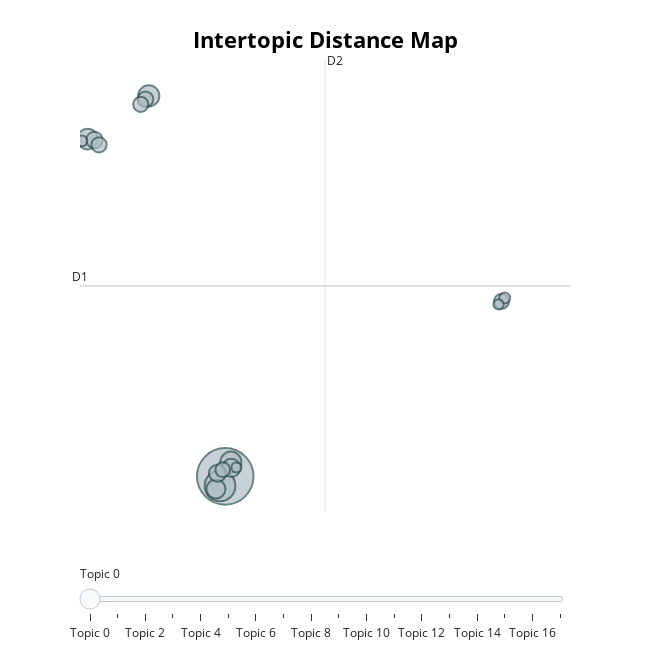

This figure's notebook cell:
### Code cell
topic_model.visualize_topics(custom_labels=True)

### Figure 1 — Plotly figure (JSON) as saved in the notebook; plotly's stock layout.template omitted (floating-point values rounded to 4 significant figures)
{"data": [{"customdata": [[0, "cancer | cell | cells", 981], [1, "viral | virus | vaccine", 289], [2, "disease | brain | dementia", 138], [3, "heart | cardiac | patients", 136], [4, "social | political | health", 130], [5, "antibiotics | resistance | antibiotic", 111], [6, "bone | tissue | pain", 102], [7, "gut | microbiota | intestinal", 90], [8, "food | sustainable | protein", 83], [9, "brain | neural | disorders", 75], [10, "plant | plants | crop", 71], [11, "brain | stimulation | epilepsy", 70], [12, "diabetes | insulin | glucose", 68], [13, "synthesis | chiral | molecules", 67], [14, "liver | disease | metabolic", 37], [15, "data | health | privacy", 36], [16, "obesity | health | weight", 33], [17, "eye | retinal | retina", 31]], "hovertemplate": "<b>Topic %{customdata[0]}</b><br>%{customdata[1]}<br>Size: %{customdata[2]}", "legendgroup": "", "marker": {"color": "#B0BEC5", "line": {"color": "DarkSlateGrey", "width": 2}, "size": [981, 289, 138, 136, 130, 111, 102, 90, 83, 75, 71, 70, 68, 67, 37, 36, 33, 31], "sizemode": "area", "sizeref": 0.6131, "symbol": "circle"}, "mode": "markers", "name": "", "orientation": "v", "showlegend": false, "type": "scatter", "x": [10.56, 10.2, 5.38, 10.93, 1.239, 9.927, 10.97, 10.03, 1.703, 5.158, 2.013, 4.838, 29.25, 10.39, 29.47, 0.8546, 29.06, 11.31], "xaxis": "x", "y": [-9.109, -9.728, 15.46, -8.192, 12.67, -9.923, -8.564, -8.91, 12.62, 15.24, 12.31, 14.92, 2.189, -8.681, 2.409, 12.56, 1.999, -8.533], "yaxis": "y"}], "layout": {"annotations": [{"showarrow": false, "text": "D1", "x": 0.7264, "y": 3.184, "yshift": 10}, {"showarrow": false, "text": "D2", "x": 17.31, "xshift": 10, "y": 17.78}], "height": 650, "hoverlabel": {"bgcolor": "white", "font": {"family": "Rockwell", "size": 16}}, "legend": {"itemsizing": "constant", "tracegroupgap": 0}, "margin": {"t": 60}, "shapes": [{"line": {"color": "#CFD8DC", "width": 2}, "type": "line", "x0": 17.31, "x1": 17.31, "y0": -11.41, "y1": 17.78}, {"line": {"color": "#9E9E9E", "width": 2}, "type": "line", "x0": 0.7264, "x1": 33.89, "y0": 3.184, "y1": 3.184}], "sliders": [{"active": 0, "pad": {"t": 50}, "steps": [{"args": [{"marker.color": [["red", "#B0BEC5", "#B0BEC5", "#B0BEC5", "#B0BEC5", "#B0BEC5", "#B0BEC5", "#B0BEC5", "#B0BEC5", "#B0BEC5", "#B0BEC5", "#B0BEC5", "#B0BEC5", "#B0BEC5", "#B0BEC5", "#B0BEC5", "#B0BEC5", "#B0BEC5"]]}], "label": "Topic 0", "method": "update"}, {"args": [{"marker.color": [["#B0BEC5", "red", "#B0BEC5", "#B0BEC5", "#B0BEC5", "#B0BEC5", "#B0BEC5", "#B0BEC5", "#B0BEC5", "#B0BEC5", "#B0BEC5", "#B0BEC5", "#B0BEC5", "#B0BEC5", "#B0BEC5", "#B0BEC5", "#B0BEC5", "#B0BEC5"]]}], "label": "Topic 1", "method": "update"}, {"args": [{"marker.color": [["#B0BEC5", "#B0BEC5", "red", "#B0BEC5", "#B0BEC5", "#B0BEC5", "#B0BEC5", "#B0BEC5", "#B0BEC5", "#B0BEC5", "#B0BEC5", "#B0BEC5", "#B0BEC5", "#B0BEC5", "#B0BEC5", "#B0BEC5", "#B0BEC5", "#B0BEC5"]]}], "label": "Topic 2", "method": "update"}, {"args": [{"marker.color": [["#B0BEC5", "#B0BEC5", "#B0BEC5", "red", "#B0BEC5", "#B0BEC5", "#B0BEC5", "#B0BEC5", "#B0BEC5", "#B0BEC5", "#B0BEC5", "#B0BEC5", "#B0BEC5", "#B0BEC5", "#B0BEC5", "#B0BEC5", "#B0BEC5", "#B0BEC5"]]}], "label": "Topic 3", "method": "update"}, {"args": [{"marker.color": [["#B0BEC5", "#B0BEC5", "#B0BEC5", "#B0BEC5", "red", "#B0BEC5", "#B0BEC5", "#B0BEC5", "#B0BEC5", "#B0BEC5", "#B0BEC5", "#B0BEC5", "#B0BEC5", "#B0BEC5", "#B0BEC5", "#B0BEC5", "#B0BEC5", "#B0BEC5"]]}], "label": "Topic 4", "method": "update"}, {"args": [{"marker.color": [["#B0BEC5", "#B0BEC5", "#B0BEC5", "#B0BEC5", "#B0BEC5", "red", "#B0BEC5", "#B0BEC5", "#B0BEC5", "#B0BEC5", "#B0BEC5", "#B0BEC5", "#B0BEC5", "#B0BEC5", "#B0BEC5", "#B0BEC5", "#B0BEC5", "#B0BEC5"]]}], "label": "Topic 5", "method": "update"}, {"args": [{"marker.color": [["#B0BEC5", "#B0BEC5", "#B0BEC5", "#B0BEC5", "#B0BEC5", "#B0BEC5", "red", "#B0BEC5", "#B0BEC5", "#B0BEC5", "#B0BEC5", "#B0BEC5", "#B0BEC5", "#B0BEC5", "#B0BEC5", "#B0BEC5", "#B0BEC5", "#B0BEC5"]]}], "label": "Topic 6", "method": "update"}, {"args": [{"marker.color": [["#B0BEC5", "#B0BEC5", "#B0BEC5", "#B0BEC5", "#B0BEC5", "#B0BEC5", "#B0BEC5", "red", "#B0BEC5", "#B0BEC5", "#B0BEC5", "#B0BEC5", "#B0BEC5", "#B0BEC5", "#B0BEC5", "#B0BEC5", "#B0BEC5", "#B0BEC5"]]}], "label": "Topic 7", "method": "update"}, {"args": [{"marker.color": [["#B0BEC5", "#B0BEC5", "#B0BEC5", "#B0BEC5", "#B0BEC5", "#B0BEC5", "#B0BEC5", "#B0BEC5", "red", "#B0BEC5", "#B0BEC5", "#B0BEC5", "#B0BEC5", "#B0BEC5", "#B0BEC5", "#B0BEC5", "#B0BEC5", "#B0BEC5"]]}], "label": "Topic 8", "method": "update"}, {"args": [{"marker.color": [["#B0BEC5", "#B0BEC5", "#B0BEC5", "#B0BEC5", "#B0BEC5", "#B0BEC5", "#B0BEC5", "#B0BEC5", "#B0BEC5", "red", "#B0BEC5", "#B0BEC5", "#B0BEC5", "#B0BEC5", "#B0BEC5", "#B0BEC5", "#B0BEC5", "#B0BEC5"]]}], "label": "Topic 9", "method": "update"}, {"args": [{"marker.color": [["#B0BEC5", "#B0BEC5", "#B0BEC5", "#B0BEC5", "#B0BEC5", "#B0BEC5", "#B0BEC5", "#B0BEC5", "#B0BEC5", "#B0BEC5", "red", "#B0BEC5", "#B0BEC5", "#B0BEC5", "#B0BEC5", "#B0BEC5", "#B0BEC5", "#B0BEC5"]]}], "label": "Topic 10", "method": "update"}, {"args": [{"marker.color": [["#B0BEC5", "#B0BEC5", "#B0BEC5", "#B0BEC5", "#B0BEC5", "#B0BEC5", "#B0BEC5", "#B0BEC5", "#B0BEC5", "#B0BEC5", "#B0BEC5", "red", "#B0BEC5", "#B0BEC5", "#B0BEC5", "#B0BEC5", "#B0BEC5", "#B0BEC5"]]}], "label": "Topic 11", "method": "update"}, {"args": [{"marker.color": [["#B0BEC5", "#B0BEC5", "#B0BEC5", "#B0BEC5", "#B0BEC5", "#B0BEC5", "#B0BEC5", "#B0BEC5", "#B0BEC5", "#B0BEC5", "#B0BEC5", "#B0BEC5", "red", "#B0BEC5", "#B0BEC5", "#B0BEC5", "#B0BEC5", "#B0BEC5"]]}], "label": "Topic 12", "method": "update"}, {"args": [{"marker.color": [["#B0BEC5", "#B0BEC5", "#B0BEC5", "#B0BEC5", "#B0BEC5", "#B0BEC5", "#B0BEC5", "#B0BEC5", "#B0BEC5", "#B0BEC5", "#B0BEC5", "#B0BEC5", "#B0BEC5", "red", "#B0BEC5", "#B0BEC5", "#B0BEC5", "#B0BEC5"]]}], "label": "Topic 13", "method": "update"}, {"args": [{"marker.color": [["#B0BEC5", "#B0BEC5", "#B0BEC5", "#B0BEC5", "#B0BEC5", "#B0BEC5", "#B0BEC5", "#B0BEC5", "#B0BEC5", "#B0BEC5", "#B0BEC5", "#B0BEC5", "#B0BEC5", "#B0BEC5", "red", "#B0BEC5", "#B0BEC5", "#B0BEC5"]]}], "label": "Topic 14", "method": "update"}, {"args": [{"marker.color": [["#B0BEC5", "#B0BEC5", "#B0BEC5", "#B0BEC5", "#B0BEC5", "#B0BEC5", "#B0BEC5", "#B0BEC5", "#B0BEC5", "#B0BEC5", "#B0BEC5", "#B0BEC5", "#B0BEC5", "#B0BEC5", "#B0BEC5", "red", "#B0BEC5", "#B0BEC5"]]}], "label": "Topic 15", "method": "update"}, {"args": [{"marker.color": [["#B0BEC5", "#B0BEC5", "#B0BEC5", "#B0BEC5", "#B0BEC5", "#B0BEC5", "#B0BEC5", "#B0BEC5", "#B0BEC5", "#B0BEC5", "#B0BEC5", "#B0BEC5", "#B0BEC5", "#B0BEC5", "#B0BEC5", "#B0BEC5", "red", "#B0BEC5"]]}], "label": "Topic 16", "method": "update"}, {"args": [{"marker.color": [["#B0BEC5", "#B0BEC5", "#B0BEC5", "#B0BEC5", "#B0BEC5", "#B0BEC5", "#B0BEC5", "#B0BEC5", "#B0BEC5", "#B0BEC5", "#B0BEC5", "#B0BEC5", "#B0BEC5", "#B0BEC5", "#B0BEC5", "#B0BEC5", "#B0BEC5", "red"]]}], "label": "Topic 17", "method": "update"}]}], "title": {"font": {"color": "Black", "size": 22}, "text": "<b>Intertopic Distance Map</b>", "x": 0.5, "xanchor": "center", "y": 0.95, "yanchor": "top"}, "width": 650, "xaxis": {"anchor": "y", "domain": [0, 1], "range": [0.7264, 33.89], "title": {"text": ""}, "visible": false}, "yaxis": {"anchor": "x", "domain": [0, 1], "range": [-11.41, 17.78], "title": {"text": ""}, "visible": false}}}
